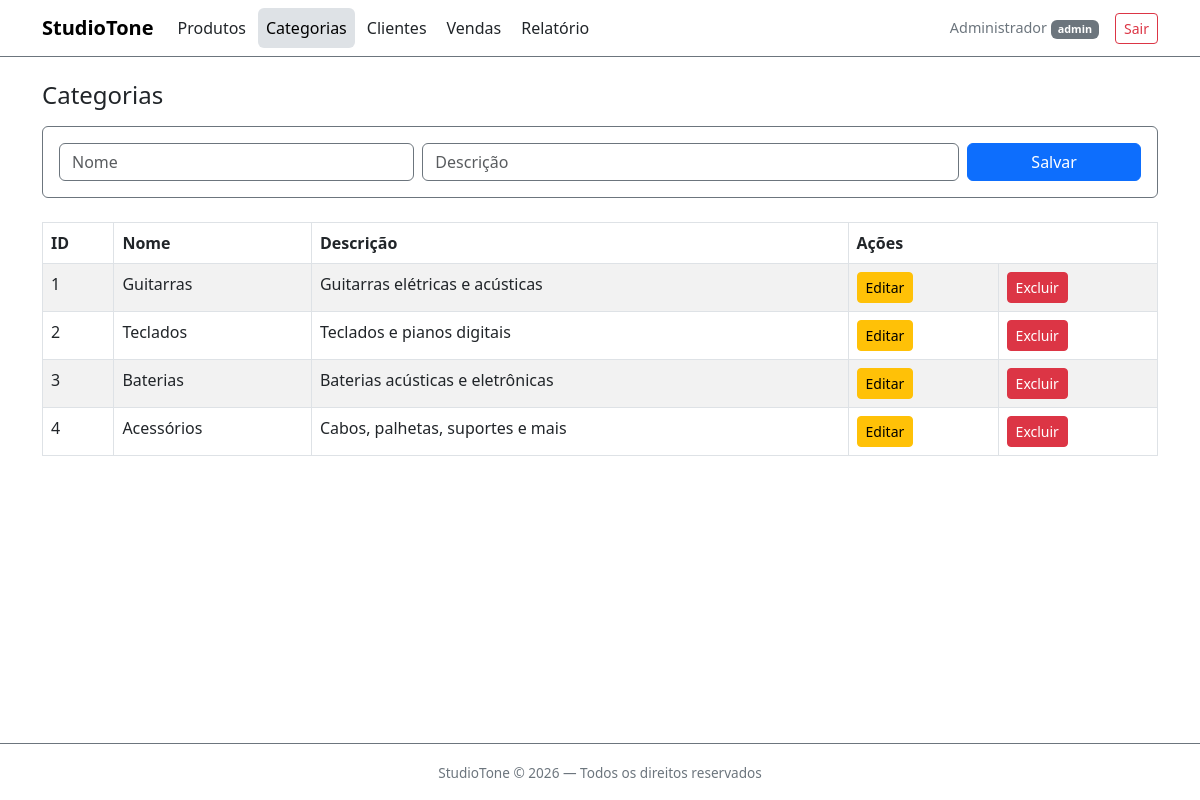
Page /categorias/index.php (signed in) on the committed database.
### tables this page shows
CREATE TABLE `categorias` (
  `id` int NOT NULL AUTO_INCREMENT,
  `nome` varchar(80) UNIQUE NOT NULL,
  `descricao` text,
  PRIMARY KEY (`id`)
);

### categorias/index.php (the view, shortened to what this page needs)
<?php
    include '../conexao.php';
    $consulta = $conexao->query("SELECT * FROM categorias");
    $cat = null;
?>
<!DOCTYPE html>
<html lang="pt-br" data-bs-theme="white">
<head>
    <link href="https://cdn.jsdelivr.net/npm/bootstrap@5.3.0/dist/css/bootstrap.min.css" rel="stylesheet">
</head>
<body class="bg-white text-dark d-flex flex-column min-vh-100">
<?php include '../navbar.php'; ?>
<div class="container flex-grow-1">
    <h4 class="mb-3">Categorias</h4>
    <div class="card bg-white border border-secondary mb-4">
        <div class="card-body">
            <form action="inserir.php" method="post">
                <div class="row g-2">
                    <div class="col-md-4">
                        <input type="text" name="nome" class="form-control bg-white text-dark border-secondary" placeholder="Nome" value="<?php echo $cat ? $cat->nome : '' ?>" required>
                    </div>
                    <div class="col-md-6">
                        <input type="text" name="descricao" class="form-control bg-white text-dark border-secondary" placeholder="Descrição" value="<?php echo $cat ? $cat->descricao : '' ?>">
                    </div>
                    <div class="col-md-2">
                        <button type="submit" class="btn btn-primary w-100">Salvar</button>
                    </div>
                </div>
            </form>
        </div>
    </div>
    <table class="table table-white table-bordered table-striped table-hover">
        <thead>
            <tr><th>ID</th><th>Nome</th><th>Descrição</th><th colspan="2">Ações</th></tr>
        </thead>
        <tbody>
        <?php while ($linha = $consulta->fetch(PDO::FETCH_OBJ)): ?>
            <tr>
                <td><?php echo $linha->id ?></td>
                <td><?php echo $linha->nome ?></td>
                <td><?php echo $linha->descricao ?></td>
                <td><a href="index.php?id=<?php echo $linha->id ?>" class="btn btn-sm btn-warning">Editar</a></td>
                <td><a href="excluir.php?id=<?php echo $linha->id ?>" class="btn btn-sm btn-danger" onclick="return confirm('Excluir?')">Excluir</a></td>
            </tr>
        <?php endwhile; ?>
        </tbody>
    </table>
</div>
<?php include '../footer.php'; ?>
</body>
</html>

### rows in the picture
categorias: id "1", nome "Guitarras", descricao "Guitarras elétricas e acústicas"
categorias: id "2", nome "Teclados", descricao "Teclados e pianos digitais"
categorias: id "3", nome "Baterias", descricao "Baterias acústicas e eletrônicas"
categorias: id "4", nome "Acessórios", descricao "Cabos, palhetas, suportes e mais"

### other values in the picture
$_SESSION['nome'] "Administrador"
$_SESSION['perfil'] "admin"
